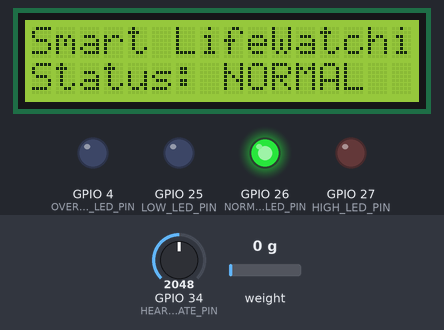
Recording of a sketch running on a simulated ESP32. On the bench: 16×2 character LCD, output pins drawn as LEDs (lit = HIGH). The test bench sets the inputs (shaded band); at power-on: GPIO 34 (HEART_RATE_PIN) = 2048, weight on the scale 0 g. What the sketch prints to the serial monitor is not drawn.

Above: at 1.2 s.
1.3 s: GPIO 34 (HEART_RATE_PIN) set to 2084
At 2.2 s:
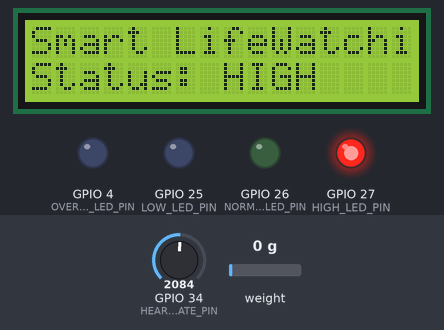
3.1 s: weight on the scale set to 74 g
At 3.8 s:
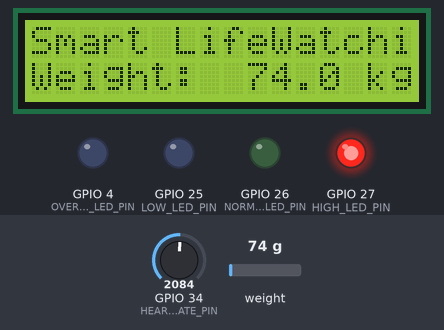
4.6 s: weight on the scale set to 85 g
At 4.9 s:
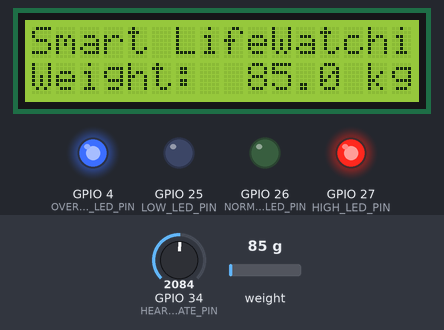
6.1 s: GPIO 34 (HEART_RATE_PIN) set to 491
At 6.8 s:
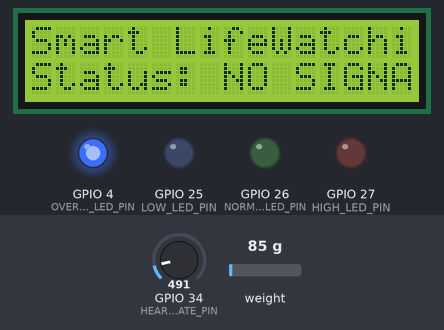
7.6 s: GPIO 34 (HEART_RATE_PIN) set to 573
9.1 s: GPIO 34 (HEART_RATE_PIN) set to 653
At 10.3 s:
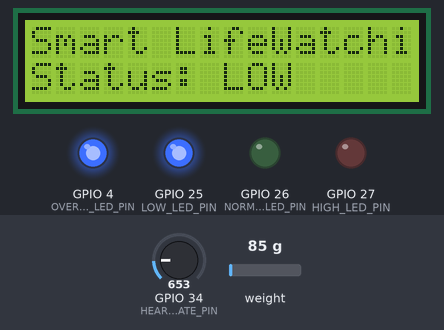
Timing chart, 0 to 11.6 s (numbered marks = the images above; inputs shaded):
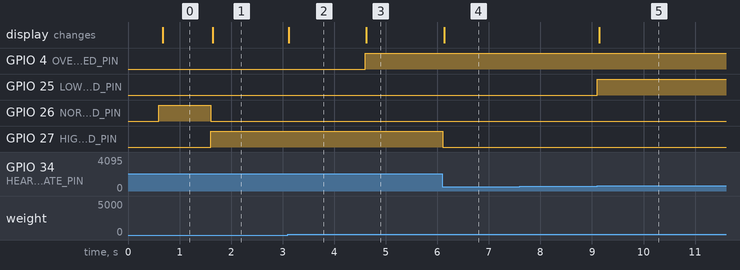

Measured:
- the behaviour switches between 2057 and 2058 on GPIO 34 (HEART_RATE_PIN) (found by bisection; images 0 and 1)
- the behaviour switches between 80 and 81 g on weight on the scale (found by bisection; images 2 and 3)
- the behaviour switches between 614 and 615 on GPIO 34 (HEART_RATE_PIN) (found by bisection; images 4 and 5)
- after the input at 1.3 s, GPIO 26 (NORMAL_LED_PIN): HIGH → LOW after 0.30 s; GPIO 27 (HIGH_LED_PIN): LOW → HIGH after 0.30 s; the display: changes after 0.34 s (image 1)
- after the input at 3.1 s, the display: changes at once (image 2)
- after the input at 4.6 s, GPIO 4 (OVERWEIGHT_LED_PIN): LOW → HIGH at once; the display: changes at once (image 3)
- after the input at 6.1 s, GPIO 27 (HIGH_LED_PIN): HIGH → LOW at once; the display: changes at once (image 4)
- after the input at 7.6 s, every drawn part: stays the same
- after the input at 9.1 s, GPIO 25 (LOW_LED_PIN): LOW → HIGH at once; the display: changes at once (image 5)

The sketch:

sketch.ino
```cpp
/*
  Smart LifeWatching

  Measures the patient's weight (HX711) and heart rate (BPM), signals
  weight > 80 kg and the heart rate status with LEDs, and shows weight,
  BPM and status on an LCD 2004. OOP based on Modest IoT
  (built with the generic kit).

  Created 19 November 2025
  By <Developer Full Name> - Smart LifeMonitor, inc.

  https://wokwi.com/projects/<projectID>
*/

#include "SmartLifeWatchingDevice.h"

SmartLifeWatchingDevice device;

void setup() {
    device.setup();
}

void loop() {
    device.loop();
}
```

AnalogSensor.h
```cpp
/*
  AnalogSensor.h
  Generic IoT kit - Embedded Application (Modest IoT based)

  Any analog sensor: potentiometer, LDR, gas, soil moisture, simulated
  pulse sensor... The raw reading (0..ANALOG_MAXIMUM_VALUE) is mapped to a
  physical range (for example 0..200 BPM). Readings outside the valid range
  are reported as Event::FAULT.

  Created 19 November 2025
  By <Developer Full Name>
*/

#ifndef ANALOG_SENSOR_H
#define ANALOG_SENSOR_H

#include "ModestIoT.h"

class AnalogSensor : public Sensor {
private:
    float minimumValue;      ///< Physical value for raw 0.
    float maximumValue;      ///< Physical value for raw ANALOG_MAXIMUM_VALUE.
    float minimumValidValue; ///< Below this: fault (e.g. sensor disconnected).
    float maximumValidValue; ///< Above this: fault.

protected:
    int read() override {
        int rawValue = analogRead(pin);
        float measuredValue = minimumValue
            + (maximumValue - minimumValue) * rawValue / ANALOG_MAXIMUM_VALUE;
        if (measuredValue < minimumValidValue || measuredValue > maximumValidValue) {
            return Event::FAULT;
        }
        value = measuredValue;
        return Event::MEASURED;
    }

public:
    AnalogSensor(int sensorId, int analogPin, float minimum, float maximum, EventHandler* handler)
        : Sensor(sensorId, analogPin, handler),
          minimumValue(minimum), maximumValue(maximum),
          minimumValidValue(minimum), maximumValidValue(maximum) {}

    /** Restricts the accepted values; outside them the sensor reports Event::FAULT. */
    void setValidRange(float minimumValid, float maximumValid) {
        minimumValidValue = minimumValid;
        maximumValidValue = maximumValid;
    }
};

#endif // ANALOG_SENSOR_H
```

DigitalActuator.h
```cpp
/*
  DigitalActuator.h
  Generic IoT kit - Embedded Application (Modest IoT based)

  On/off actuators: Led, Relay (valve, pump, lock...) and Buzzer.
  Commands: TURN_ON, TURN_OFF, TOGGLE. setState() only sends a command
  when the state really changes.

  Created 19 November 2025
  By <Developer Full Name>
*/

#ifndef DIGITAL_ACTUATOR_H
#define DIGITAL_ACTUATOR_H

#include "ModestIoT.h"

class DigitalActuator : public Actuator {
protected:
    bool turnedOn = false;

    /** Writes the state to the hardware. */
    virtual void apply(bool turnOn) {
        turnedOn = turnOn;
        digitalWrite(pin, turnedOn ? HIGH : LOW);
    }

public:
    explicit DigitalActuator(int signalPin) : Actuator(signalPin) {}

    void begin() override {
        pinMode(pin, OUTPUT);
        apply(false);
    }

    void handle(Command command) override {
        switch (command.type) {
            case Command::TURN_ON:  apply(true); break;
            case Command::TURN_OFF: apply(false); break;
            case Command::TOGGLE:   apply(!turnedOn); break;
            default:                break; // Unknown command: ignored
        }
    }

    void setState(bool shouldBeOn) {
        if (shouldBeOn == turnedOn) {
            return;
        }
        if (shouldBeOn) {
            handle(Command(Command::TURN_ON));
        } else {
            handle(Command(Command::TURN_OFF));
        }
    }

    bool isOn() const { return turnedOn; }
};

/** Light indicator. */
class Led : public DigitalActuator {
public:
    explicit Led(int signalPin) : DigitalActuator(signalPin) {}
};

/** Relay module (water valve, pump, door lock...). */
class Relay : public DigitalActuator {
public:
    explicit Relay(int signalPin) : DigitalActuator(signalPin) {}
};

/** Piezo buzzer: plays a tone while turned on. */
class Buzzer : public DigitalActuator {
private:
    unsigned int frequencyInHertz;

protected:
    void apply(bool turnOn) override {
        turnedOn = turnOn;
        if (turnedOn) {
            tone(pin, frequencyInHertz);
        } else {
            noTone(pin);
        }
    }

public:
    Buzzer(int signalPin, unsigned int frequency) : DigitalActuator(signalPin), frequencyInHertz(frequency) {}
};

#endif // DIGITAL_ACTUATOR_H
```

ModestIoT.h
```cpp
/*
  ModestIoT.h
  Generic IoT kit - Embedded Application (Modest IoT based)

  Core of the kit, valid for Arduino Uno and ESP32:
  * Event / Command: value objects (events inform, commands order).
  * Sensor: reads hardware and notifies an Event to its handler (the Device).
  * Actuator: executes Commands.
  * Device: mediator that owns sensors and actuators.
  * PeriodicTimer / OneShotTimer: non-blocking timing with millis().
  * LevelClassifier: LOW / NORMAL / HIGH rules with two limits.

  Created 19 November 2025
  By <Developer Full Name>
*/

#ifndef MODEST_IOT_H
#define MODEST_IOT_H

#include <Arduino.h>

// Analog resolution of the board: ESP32 = 12 bits, Arduino Uno = 10 bits
#if defined(ESP32)
static const int ANALOG_MAXIMUM_VALUE = 4095;
#else
static const int ANALOG_MAXIMUM_VALUE = 1023;
#endif

/** Event emitted by a sensor: which sensor (sourceId) and what happened (type). */
struct Event {
    static const int NONE = 0;     ///< Nothing to notify (not sent).
    static const int MEASURED = 1; ///< New valid value available.
    static const int CHANGED = 2;  ///< Digital state changed (button, PIR...).
    static const int FAULT = 3;    ///< Sensor error or invalid reading.

    int sourceId;
    int type;
    Event(int source, int eventType) : sourceId(source), type(eventType) {}
};

/** Command executed by an actuator. */
struct Command {
    static const int TURN_ON = 1;
    static const int TURN_OFF = 2;
    static const int TOGGLE = 3;
    static const int REFRESH = 4;
    static const int CLEAR = 5;

    int type;
    explicit Command(int commandType) : type(commandType) {}
};

/** Interface for components that react to events. */
class EventHandler {
public:
    virtual void on(Event event) = 0;
    virtual ~EventHandler() {}
};

/** Interface for components that execute commands. */
class CommandHandler {
public:
    virtual void handle(Command command) = 0;
    virtual ~CommandHandler() {}
};

/** Base class for sensors. Subclasses implement read() and return an Event type. */
class Sensor {
protected:
    int id;                     ///< Identifier used by the Device to know the source.
    int pin;                    ///< Main signal pin.
    EventHandler* eventHandler; ///< Receiver of the events (the Device).
    float value = 0.0f;         ///< Last valid value.

    /** Reads the hardware, updates value and returns Event::MEASURED, CHANGED, FAULT or NONE. */
    virtual int read() = 0;

public:
    Sensor(int sensorId, int signalPin, EventHandler* handler)
        : id(sensorId), pin(signalPin), eventHandler(handler) {}
    virtual ~Sensor() {}

    /** Configures the hardware. Call it from Device::setup(). */
    virtual bool begin() { return true; }

    /** Takes a reading and notifies the handler (unless there is nothing new). */
    void measure() {
        int eventType = read();
        if (eventType != Event::NONE && eventHandler != nullptr) {
            eventHandler->on(Event(id, eventType));
        }
    }

    float getValue() const { return value; }
    int getId() const { return id; }
};

/** Base class for actuators. */
class Actuator : public CommandHandler {
protected:
    int pin;

public:
    explicit Actuator(int signalPin) : pin(signalPin) {}

    /** Configures the hardware. Call it from Device::setup(). */
    virtual void begin() {}
};

/** Base class for devices: mediator between sensors and actuators. */
class Device : public EventHandler {
public:
    virtual void setup() = 0;
    virtual void loop() = 0;
};

/** Repeats an action every interval without delay(). */
class PeriodicTimer {
private:
    unsigned long intervalInMilliseconds;
    unsigned long lastTimestamp = 0;

public:
    explicit PeriodicTimer(unsigned long interval) : intervalInMilliseconds(interval) {}

    /** Returns true once each time the interval has elapsed. */
    bool isDue() {
        unsigned long now = millis();
        if (now - lastTimestamp >= intervalInMilliseconds) {
            lastTimestamp = now;
            return true;
        }
        return false;
    }
};

/** Runs once for a duration (e.g. keep a relay open for 5 s) without delay(). */
class OneShotTimer {
private:
    unsigned long durationInMilliseconds;
    unsigned long startTimestamp = 0;
    bool running = false;

public:
    explicit OneShotTimer(unsigned long duration) : durationInMilliseconds(duration) {}

    void start() {
        startTimestamp = millis();
        running = true;
    }

    void stop() { running = false; }

    bool isRunning() const { return running; }

    /** Returns true only once, when the duration has just finished. */
    bool hasExpired() {
        if (running && millis() - startTimestamp >= durationInMilliseconds) {
            running = false;
            return true;
        }
        return false;
    }
};

/** Level of a measurement compared with two limits. */
enum class Level { Low, Normal, High };

/** Classifies values: below lowLimit -> Low, above highLimit -> High, else Normal (limits included). */
class LevelClassifier {
private:
    float lowLimit;
    float highLimit;

public:
    LevelClassifier(float lowerLimit, float upperLimit) : lowLimit(lowerLimit), highLimit(upperLimit) {}

    Level classify(float measuredValue) const {
        if (measuredValue < lowLimit) return Level::Low;
        if (measuredValue > highLimit) return Level::High;
        return Level::Normal;
    }

    static const char* toText(Level level) {
        switch (level) {
            case Level::Low:  return "LOW";
            case Level::High: return "HIGH";
            default:          return "NORMAL";
        }
    }
};

#endif // MODEST_IOT_H
```

SmartLifeWatchingDevice.h
```cpp
/*
  SmartLifeWatchingDevice.h
  Smart LifeWatching - Embedded Application (Modest IoT based)

  Device (mediator) built with the generic kit:
  * Weight > 80 kg -> overweight LED (blue) on.
  * Heart rate < 60 LOW (blue LED), 60-100 NORMAL (green), > 100 HIGH (red).
  * LCD 2004 shows weight, BPM and status.
  * The heart rate sensor is simulated with a potentiometer (0..200 BPM);
    below 30 BPM it is treated as "no signal".

  The circuit (ESP32 DevKit V1):
  * HX711 DT -> GPIO 19, SCK -> GPIO 18
  * Heart rate sensor (potentiometer) SIG -> GPIO 34
  * Overweight LED -> GPIO 4; low / normal / high LEDs -> GPIO 25 / 26 / 27
  * LCD 2004 I2C (0x27): SDA -> GPIO 21, SCL -> GPIO 22

  Created 19 November 2025
  By <Developer Full Name> - Smart LifeMonitor, inc.
*/

#ifndef SMART_LIFE_WATCHING_DEVICE_H
#define SMART_LIFE_WATCHING_DEVICE_H

#include "ModestIoT.h"
#include "AnalogSensor.h"
#include "WeightSensor.h"
#include "DigitalActuator.h"
#include "LcdDisplay.h"

class SmartLifeWatchingDevice : public Device {
private:
    // Pins (ESP32 DevKit V1)
    static const int WEIGHT_DATA_PIN = 19;
    static const int WEIGHT_CLOCK_PIN = 18;
    static const int HEART_RATE_PIN = 34;  // ADC1, input only
    static const int OVERWEIGHT_LED_PIN = 4;
    static const int LOW_LED_PIN = 25;
    static const int NORMAL_LED_PIN = 26;
    static const int HIGH_LED_PIN = 27;
    static const unsigned char LCD_ADDRESS = 0x27;
    static const int LCD_COLUMNS = 20;
    static const int LCD_ROWS = 4;

    // Sensor identifiers
    static const int WEIGHT_SENSOR_ID = 1;
    static const int HEART_RATE_SENSOR_ID = 2;

    // Business rules and configuration
    static const unsigned long SERIAL_BAUD_RATE = 115200;
    static const unsigned long SAMPLING_INTERVAL_IN_MILLISECONDS = 500;
    static const int OVERWEIGHT_THRESHOLD_IN_KILOGRAMS = 80;
    static const int NORMAL_MINIMUM_BEATS_PER_MINUTE = 60;
    static const int NORMAL_MAXIMUM_BEATS_PER_MINUTE = 100;
    static const int MINIMUM_VALID_BEATS_PER_MINUTE = 30;
    static const int MAXIMUM_BEATS_PER_MINUTE = 200;
    static constexpr float WEIGHT_CALIBRATION_FACTOR = 105.0f;

    WeightSensor weightSensor;
    AnalogSensor heartRateSensor;
    Led overweightLed;
    Led lowLed;
    Led normalLed;
    Led highLed;
    LcdDisplay display;
    PeriodicTimer samplingTimer;
    LevelClassifier heartRateClassifier;

    bool scaleFault = false;
    bool heartRateSignal = false;
    Level heartRateLevel = Level::Normal;

    void printCompanyInformation() {
        Serial.println(F("=============================================="));
        Serial.println(F(" Smart LifeMonitor, inc. (founded in 2015)"));
        Serial.println(F(" Vital signs monitoring for chronic-disease"));
        Serial.println(F(" risk patients with IoT. Line: LifeWatching"));
        Serial.println(F(" Developer: <Developer Full Name> - <u20XXXXXXX>"));
        Serial.println(F("=============================================="));
    }

    /** Heart rate rounded to whole beats, used for both rules and display. */
    int beatsPerMinute() const {
        return (int) (heartRateSensor.getValue() + 0.5f);
    }

    const char* heartRateStatusText() const {
        return heartRateSignal ? LevelClassifier::toText(heartRateLevel) : "NO SIGNAL";
    }

    bool isOverweight() const {
        return !scaleFault && weightSensor.getValue() > OVERWEIGHT_THRESHOLD_IN_KILOGRAMS;
    }

    void updateHeartRate(bool hasSignal, Level newLevel) {
        if (hasSignal != heartRateSignal || newLevel != heartRateLevel) {
            heartRateSignal = hasSignal;
            heartRateLevel = newLevel;
            Serial.print(F("[STATE] Heart rate status: "));
            Serial.println(heartRateStatusText());
        }
        lowLed.setState(heartRateSignal && heartRateLevel == Level::Low);
        normalLed.setState(heartRateSignal && heartRateLevel == Level::Normal);
        highLed.setState(heartRateSignal && heartRateLevel == Level::High);
    }

    void updateDisplay() {
        char line[LcdDisplay::MAXIMUM_COLUMNS + 1];
        display.setLine(0, "Smart LifeWatching");

        if (scaleFault) {
            display.setLine(1, "Weight: SCALE ERROR");
        } else {
            char weightText[8];
            dtostrf(weightSensor.getValue(), 5, 1, weightText);
            snprintf(line, sizeof(line), "Weight: %s kg%s", weightText, isOverweight() ? " >80" : "");
            display.setLine(1, line);
        }

        if (heartRateSignal) {
            snprintf(line, sizeof(line), "Heart rate: %3d BPM", beatsPerMinute());
            display.setLine(2, line);
        } else {
            display.setLine(2, "Heart rate: --- BPM");
        }

        snprintf(line, sizeof(line), "Status: %s", heartRateStatusText());
        display.setLine(3, line);
        display.handle(Command(Command::REFRESH));
    }

public:
    SmartLifeWatchingDevice()
        : weightSensor(WEIGHT_SENSOR_ID, WEIGHT_DATA_PIN, WEIGHT_CLOCK_PIN, WEIGHT_CALIBRATION_FACTOR, this),
          heartRateSensor(HEART_RATE_SENSOR_ID, HEART_RATE_PIN, 0, MAXIMUM_BEATS_PER_MINUTE, this),
          overweightLed(OVERWEIGHT_LED_PIN),
          lowLed(LOW_LED_PIN),
          normalLed(NORMAL_LED_PIN),
          highLed(HIGH_LED_PIN),
          display(LCD_ADDRESS, LCD_COLUMNS, LCD_ROWS),
          samplingTimer(SAMPLING_INTERVAL_IN_MILLISECONDS),
          heartRateClassifier(NORMAL_MINIMUM_BEATS_PER_MINUTE, NORMAL_MAXIMUM_BEATS_PER_MINUTE) {}

    void setup() override {
        Serial.begin(SERIAL_BAUD_RATE);
        printCompanyInformation();

        overweightLed.begin();
        lowLed.begin();
        normalLed.begin();
        highLed.begin();
        display.begin();
        heartRateSensor.begin();
        heartRateSensor.setValidRange(MINIMUM_VALID_BEATS_PER_MINUTE, MAXIMUM_BEATS_PER_MINUTE);

        scaleFault = !weightSensor.begin();
        Serial.println(scaleFault ? F("[MODE] SCALE FAULT: HX711 not responding")
                                  : F("[MODE] MONITORING"));
    }

    void loop() override {
        if (samplingTimer.isDue()) {
            weightSensor.measure();
            heartRateSensor.measure();
            updateDisplay();
        }
    }

    /** Business rules: one branch per sensor and event type. */
    void on(Event event) override {
        switch (event.sourceId) {
            case WEIGHT_SENSOR_ID:
                if (event.type == Event::FAULT && !scaleFault) {
                    Serial.println(F("[MODE] SCALE FAULT: HX711 not responding"));
                } else if (event.type == Event::MEASURED && scaleFault) {
                    Serial.println(F("[MODE] MONITORING"));
                }
                scaleFault = (event.type == Event::FAULT);
                overweightLed.setState(isOverweight());
                break;

            case HEART_RATE_SENSOR_ID:
                if (event.type == Event::MEASURED) {
                    updateHeartRate(true, heartRateClassifier.classify(beatsPerMinute()));
                } else {
                    updateHeartRate(false, heartRateLevel);
                }
                break;

            default:
                break; // Unknown sensor: ignored
        }
    }
};

#endif // SMART_LIFE_WATCHING_DEVICE_H
```

Source omitted: WeightSensor.h (2114 bytes), LcdDisplay.h (2828 bytes)
